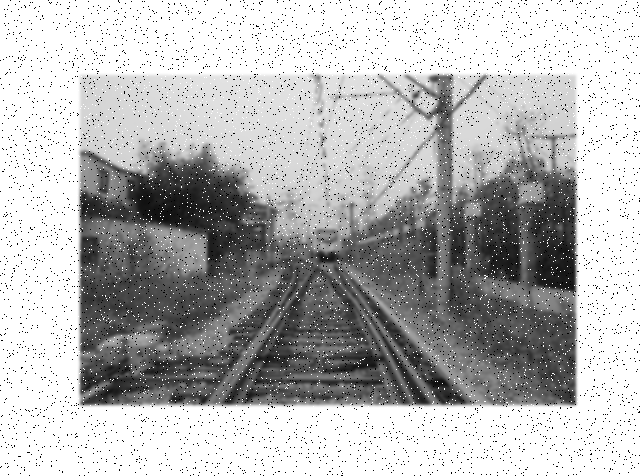
#> input picture paper/filtering/source2.png, 640 x 476 px
$ python gaussian-filter.py   (older library calls are emulated)
#> lines starting #> are read from the running program, lines starting #| are printed output that depends on the picture
#> further down, img is the input picture: shape (476, 640, 3); min 0, max 255, mean 182.5
import cv2

import numpy as np


# Gaussian filter

def gaussian_filter(img, K_size=3, sigma=1.3):
#> called with K_size = 3, sigma = 1.3
    if len(img.shape) == 3:
        H, W, C = img.shape
#> H = 476; W = 640; C = 3
    else:
        img = np.expand_dims(img, axis=-1)
        H, W, C = img.shape
    ## Zero padding
    pad = K_size // 2
    out = np.zeros((H + pad * 2, W + pad * 2, C), dtype=np.float)
    out[pad: pad + H, pad: pad + W] = img.copy().astype(np.float)
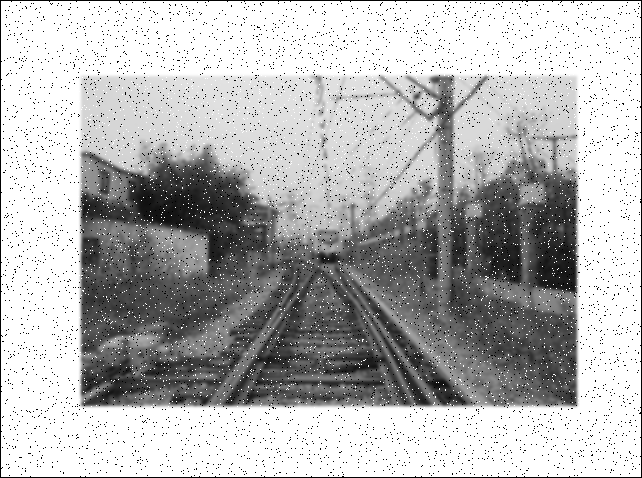
#> out: shape (478, 642, 3) float64; min 0, max 255, mean 181.2
    ## prepare Kernel
    K = np.zeros((K_size, K_size), dtype=np.float)
    for x in range(-pad, -pad + K_size):
        for y in range(-pad, -pad + K_size):
            K[y + pad, x + pad] = np.exp(-(x ** 2 + y ** 2) / (2 * (sigma ** 2)))
    K /= (2 * np.pi * sigma * sigma)
    K /= K.sum()
    tmp = out.copy()
    # filtering
    for y in range(H):
        for x in range(W):
            for c in range(C):
                out[pad + y, pad + x, c] = np.sum(K * tmp[y: y + K_size, x: x + K_size, c])
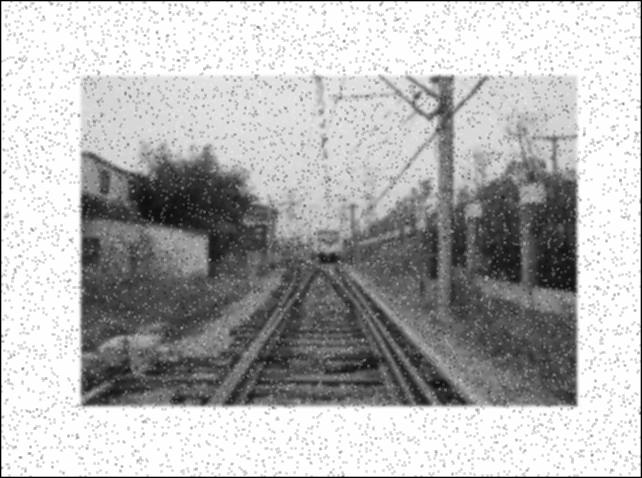
#> out: shape (478, 642, 3) float64; min 0, max 255, mean 180.7
    out = np.clip(out, 0, 255)
    out = out[pad: pad + H, pad: pad + W].astype(np.uint8)
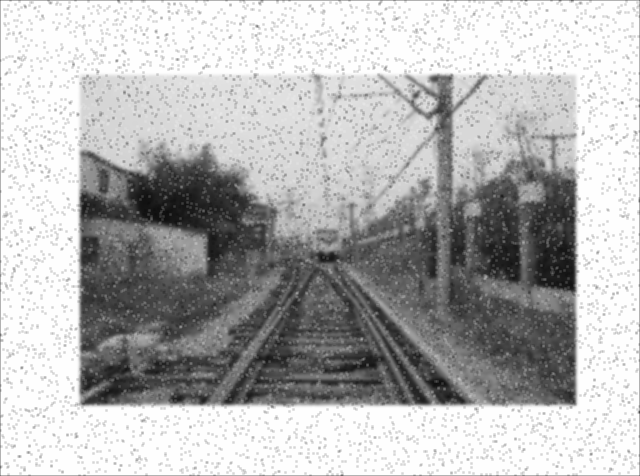
#> out: shape (476, 640, 3); min 14, max 254, mean 181.3
    return out

# Read image
img = cv2.imread("source2.png")
# Gaussian Filter
out = gaussian_filter(img, K_size=3, sigma=1.3)
# Save result
cv2.imwrite("gaussian2.jpg", out)
cv2.imshow("result", out)
cv2.waitKey(0)
cv2.destroyAllWindows()

$ run again, with paper/filtering/source1.png copied over paper/filtering/source2.png
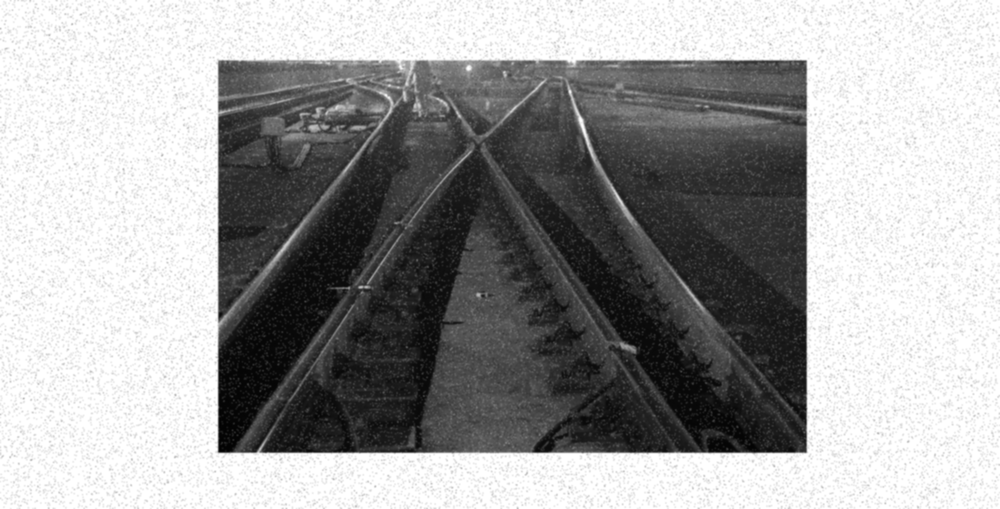
#> input picture paper/filtering/source1.png, 1000 x 509 px, shrunk from 1920 x 977 before the run
#> img is the input picture: shape (509, 1000, 3); min 2, max 255, mean 161.8
#> in gaussian_filter, `out[pad: pad + H, pad: pad + W] = img.copy().astype(np.float)`:
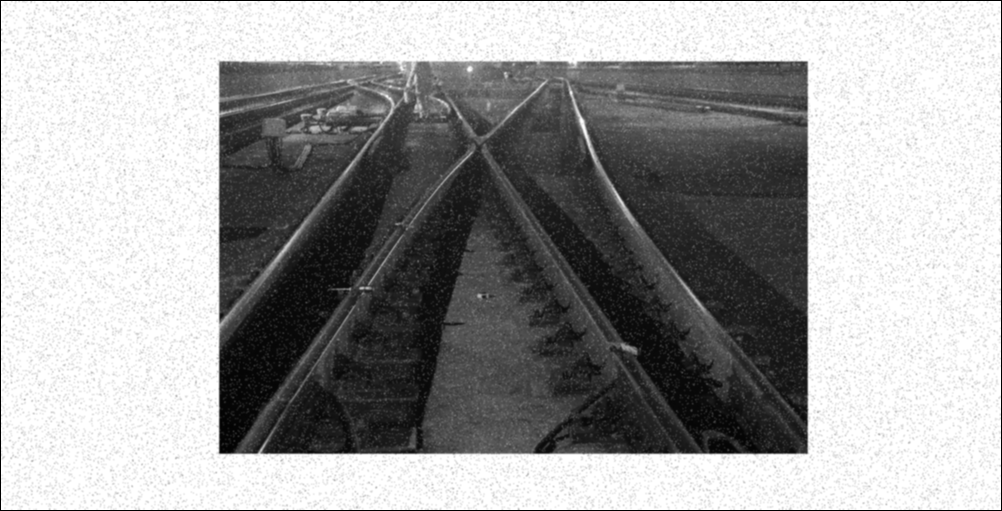
#> out: shape (511, 1002, 3) float64; min 0, max 255, mean 160.8
